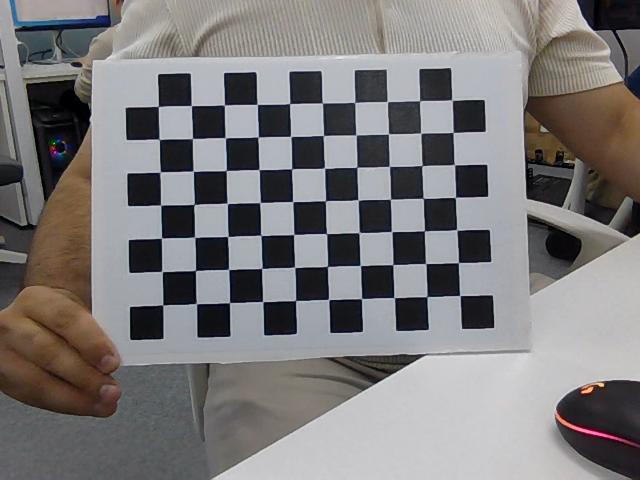
#> input picture images/img0.png, 640 x 480 px; its folder holds 5 pictures in this run
$ python calibration.py
#> lines starting #> are read from the running program, lines starting #| are printed output that depends on the picture
import cv2
import os
import numpy as np
import matplotlib.pyplot as plt

square_size = 24  # the size of marker
image_path = "images/"  # Path where the calibration images are stored
pattern_size = (10, 7)  # Size of the chessboard grid
obj_points_3D = []
img_points_2D = []

# Defining the criteria for corner refinement in the findChessboardCorners function
criteria = (cv2.TERM_CRITERIA_EPS + cv2.TERM_CRITERIA_MAX_ITER, 30, 0.001)


def calibration(image_path, obj_point, pattern_size, criteria):
#> called with image_path = 'images/', pattern_size = (10, 7), criteria = (3, 30, 0.001)
    image_shape = None  # Will store the shape of the image
    obj_3d = np.zeros((pattern_size[0] * pattern_size[1], 3), np.float32)
    obj_3d[:, :2] = np.mgrid[0: pattern_size[0], 0: pattern_size[1]].T.reshape(-1, 2)
    obj_3d *= square_size  # Scaling the object points by the actual size of the squares

    # Checking if there is enough data for calibration
    if len(obj_points_3D) > 0 and len(img_points_2D) > 0:
        ret, mtx, dist, rvecs, tvecs = cv2.calibrateCamera(obj_points_3D, img_points_2D, image_shape[::-1], None, None)
    else:
        print(f"Insufficient data: {len(obj_points_3D)} object points and {len(img_points_2D)} image points")

    # Iterating through each image in the directory
    for file in os.listdir(image_path):
        imagePath = os.path.join(image_path, file)
        image = cv2.imread(imagePath)
#> image is the input picture: shape (480, 640, 3); mean B, G, R 122.8, 122.4, 124.6
        if image is None:
            print(f"Failed to load image: {file}")
            continue

        image_shape = image.shape
#> image_shape = (480, 640, 3)
        gray_img = cv2.cvtColor(image, cv2.COLOR_BGR2GRAY)
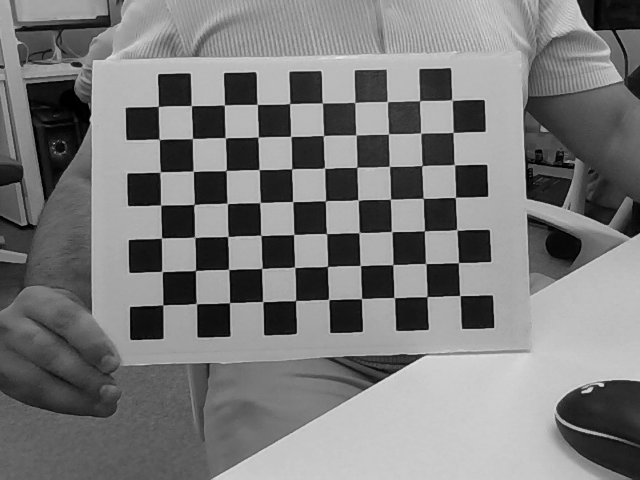
#> gray_img: shape (480, 640); min 0, max 234, mean 123.1

        # Finding the chessboard corners
        ret, corners = cv2.findChessboardCorners(image, pattern_size, None)
#> ret = True; corners = 70 rows, first 8: [459.8, 295.6], [426.8, 296.7], [394.1, 297.6], [361.5, 298.5], [328.7, 299.4], [295.5, 300.4], [262.9, 301.6], [229.5, 302.6]

        if ret:  # If corners are found
            print('Shape of corners:', corners.shape)
#| Shape of corners: (70, 1, 2)
            obj_points_3D.append(obj_3d)  # Append 3D points
            # Refining the corner locations
            corners2 = cv2.cornerSubPix(gray_img, corners, (3, 3), (-1, -1), criteria)
#> corners2 = 70 rows, first 8: [459.8, 295.5], [426.9, 296.6], [394.2, 297.6], [361.5, 298.5], [328.6, 299.4], [295.6, 300.5], [262.8, 301.6], [229.5, 302.7]
            img_points_2D.append(corners2)  # Append 2D points

            # Draw corners on the image for visualization
            img = cv2.drawChessboardCorners(image, pattern_size, corners2, ret)
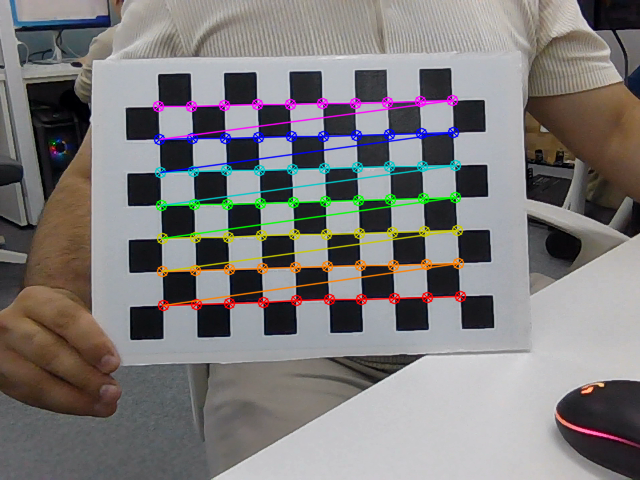
#> img: shape (480, 640, 3); mean B, G, R 122.4, 122.5, 125.3
            cv2.imshow('img1', img)
            cv2.waitKey(500)  # Wait for 500 ms
#> pass 2 of the loop in calibration, `for file in os.listdir(image_path):`:
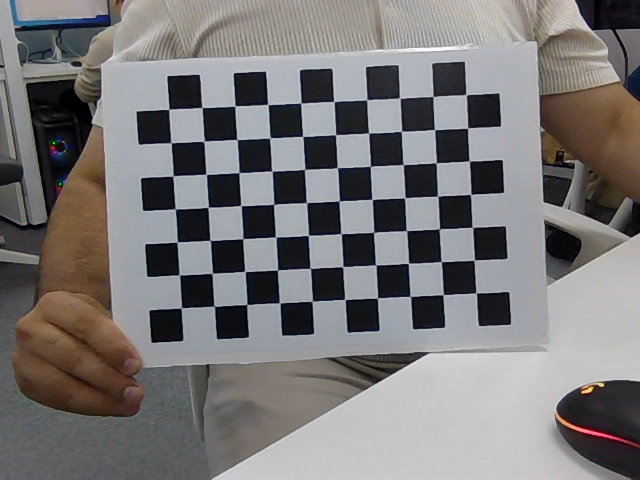
#> input picture images/img1.png, 640 x 480 px
#> in calibration, image is the input picture: shape (480, 640, 3); mean B, G, R 119.7, 119.3, 121.6
#> in calibration, `gray_img = cv2.cvtColor(image, cv2.COLOR_BGR2GRAY)`:
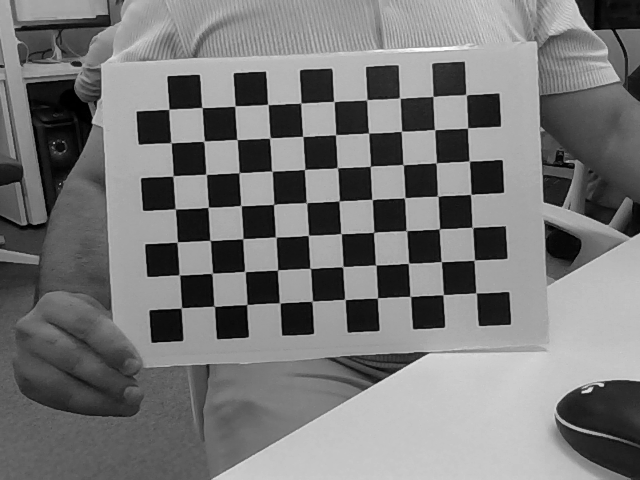
#> gray_img: shape (480, 640); min 0, max 255, mean 120.1
#> corners = 70 rows, first 8: [475.9, 292.9], [442.9, 294.8], [410, 296.4], [377.4, 298], [344.8, 299.2], [312.2, 301.1], [280.2, 303.2], [247, 304.3]
#| Shape of corners: (70, 1, 2)
#> corners2 = 70 rows, first 8: [475.8, 292.8], [443.2, 294.7], [410.2, 296.4], [377.4, 298], [344.8, 299.4], [312.1, 301.1], [279.8, 303], [246.9, 304.4]
#> in calibration, `img = cv2.drawChessboardCorners(image, pattern_size, corners2, ret)`:
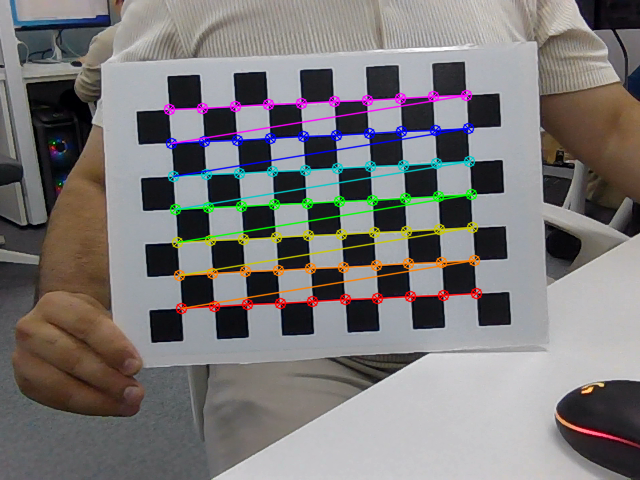
#> img: shape (480, 640, 3); mean B, G, R 119.4, 119.7, 122.5
#> pass 3 of the loop in calibration, `for file in os.listdir(image_path):`:
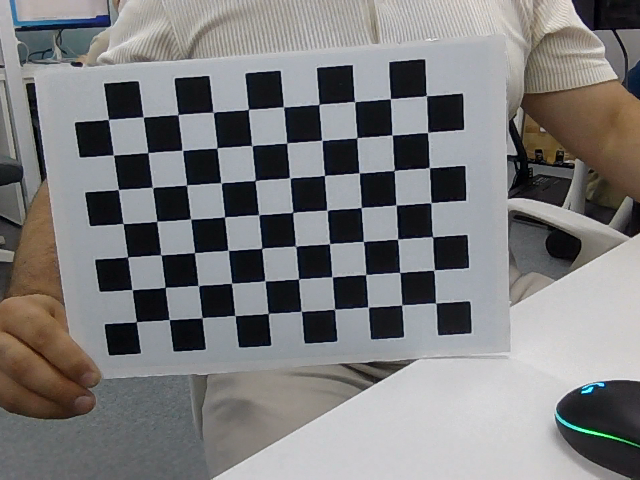
#> input picture images/img10.png, 640 x 480 px
#> in calibration, image is the input picture: shape (480, 640, 3); mean B, G, R 124.6, 124.3, 124.7
#> in calibration, `gray_img = cv2.cvtColor(image, cv2.COLOR_BGR2GRAY)`:
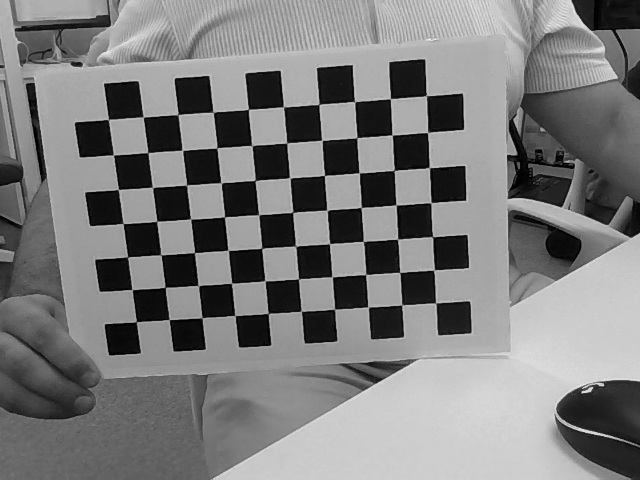
#> gray_img: shape (480, 640); min 0, max 242, mean 124.5
#> corners = 70 rows, first 8: [435.5, 303], [401.7, 305], [368.4, 307.3], [334.4, 309.2], [301.1, 311], [268.3, 313.6], [235, 315.6], [202.1, 317.6]
#| Shape of corners: (70, 1, 2)
#> corners2 = 70 rows, first 8: [435.6, 303], [401.7, 304.8], [368.2, 307.2], [334.4, 309.2], [301.2, 311.2], [268.4, 313.5], [235.1, 315.5], [202.1, 317.7]
#> in calibration, `img = cv2.drawChessboardCorners(image, pattern_size, corners2, ret)`:
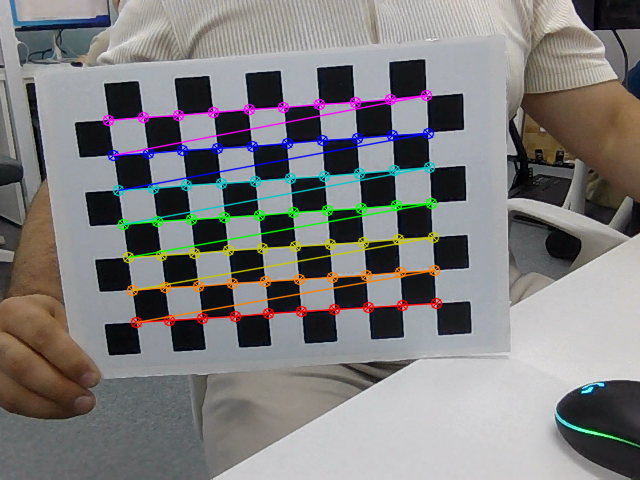
#> img: shape (480, 640, 3); mean B, G, R 124.6, 124.8, 125.9
#> the loop made 5 passes; the first 3 are shown
    if image_shape is None:
        print('No images were loaded successfully')
        return None

    cv2.destroyAllWindows()

    if len(obj_points_3D) > 0 and len(img_points_2D) > 0:
        # Performing the camera calibration again
        ret, mtx, dist, rvecs, tvecs = cv2.calibrateCamera(obj_points_3D, img_points_2D, gray_img.shape[::-1], None,
                                                           None)
        print('Calibration Done')
        return mtx, dist, rvecs, tvecs, obj_points_3D, img_points_2D
    else:
        print(f"Insufficient data: {len(obj_points_3D)} object points and {len(img_points_2D)} image points")
        return None


# Define a function to save camera calibration parameters in a text file
def save_txt(camx, dist, rvec, tvec):
    with open('info/out_v2.txt', 'w') as f:
        f.write('-- camera_matrix --\n')
        f.write(str(camx))
        f.write('\n-- dist_coeffs --\n')
        f.write(str(dist))
        f.write('\n-- rotation --\n')
        f.write(str(len(rvec)) + ' ' + str(rvec[0].shape) + ' ' + str(rvec))
        f.write('\n-- translation --\n')
        f.write(str(len(tvec)) + ' ' + str(tvec[0].shape) + ' ' + str(tvec))


# Define a function to save camera calibration parameters in a NumPy (.npz) file
def save_npz(camx, dist, rvec, tvec):
    print("duming the data into one files using numpy ")
    np.savez(
        f"info/calibration.npz",
        camMatrix=camx,
        distCoef=dist,
        rVector=rvec,
        tVector=tvec,
    )
    print("-------------------------------------------")
    print("loading data stored using numpy savez function\n \n \n")


# Define a function to check the results of the calibration
def check_calibration(img_path):
#> called with img_path = 'images/img29.png'
    img = cv2.imread(img_path)
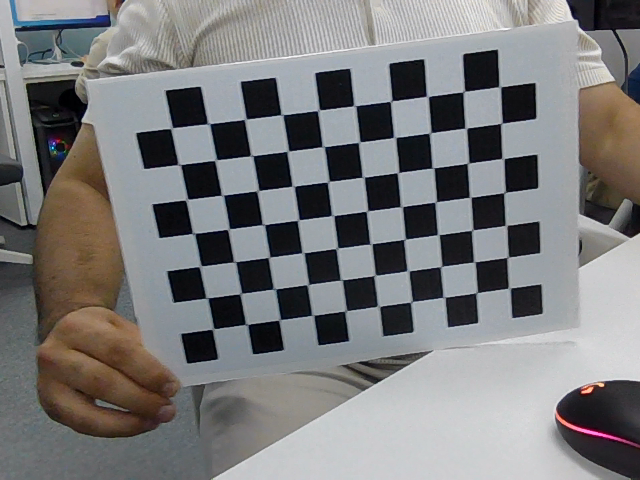
#> input picture images/img29.png, 640 x 480 px
#> img is the input picture: shape (480, 640, 3); mean B, G, R 123.5, 122.8, 122.9
    h, w = img.shape[:2]
#> h = 480; w = 640

    new_camera_matrix, roi = cv2.getOptimalNewCameraMatrix(camx, dist, (w, h), 1)

    undistorted_img = cv2.undistort(img, camx, dist, None, new_camera_matrix)
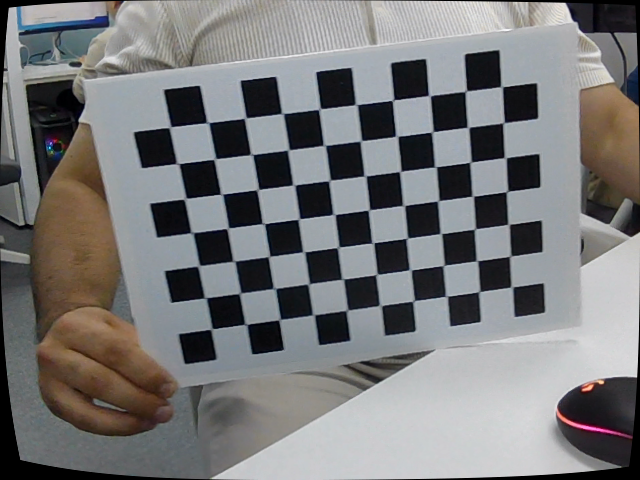
#> undistorted_img: shape (480, 640, 3); mean B, G, R 120.9, 120.3, 120.3

    x, y, w, h = roi
    undistorted_img = undistorted_img[y:y + h, x:x + w]
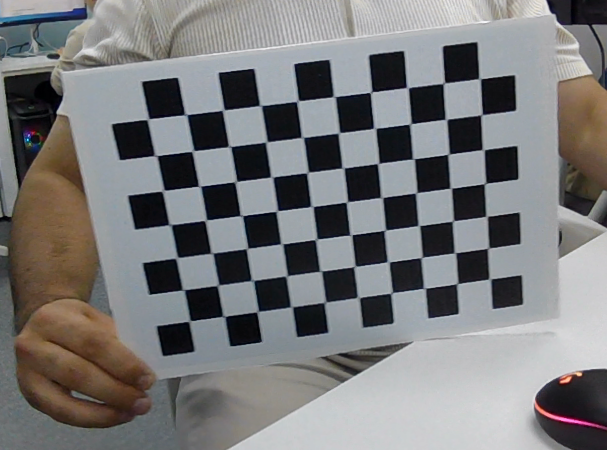
#> undistorted_img: shape (450, 607, 3); mean B, G, R 121.9, 121.2, 121.2

    # Visualize undistortion
    f, (ax1, ax2) = plt.subplots(1, 2, figsize=(20, 10))
    f.tight_layout()
    ax1.set_title('Original Image', fontsize=50)
    ax1.imshow(img)
    ax2.set_title('Undistorted image', fontsize=50)
    ax2.imshow(undistorted_img)
    plt.subplots_adjust(left=0., right=1, top=0.9, bottom=0.)
    plt.show()
#> figure, not shown here; B, G, R data is drawn as R, G, B


# Define a function to check the error rate of the calibration
def check_error_rate(mean_error=0):
#> called with mean_error = 0
    for i, (obj_point, img_point, r, t) in enumerate(zip(obj_points, img_points, rvec, tvec)):
        p_img_point, _ = cv2.projectPoints(obj_point, r, t, camx, dist)
        error = cv2.norm(img_point, p_img_point, cv2.NORM_L2) / len(p_img_point)
        mean_error += error
    print("Total error : {0}".format(mean_error / len(obj_points)))


# Define a function to load calibration parameters from a NumPy (.npz) file
def npz_load(npz_path):
    data = np.load(npz_path)
    camMatrix = data["camMatrix"]
    distCof = data["distCoef"]
    rVector = data["rVector"]
    tVector = data["tVector"]
    print('\033[1m\033[93m\bcamMatrix --- ', camMatrix, '\n\n\033[94m distCof --- ', distCof)


# Call the calibration function and get the calibration parameters
camx, dist, rvec, tvec, obj_points, img_points = calibration('images/', obj_points_3D, pattern_size, criteria)

save_npz(camx, dist, rvec, tvec)
check_calibration('images/img29.png')
check_error_rate()
